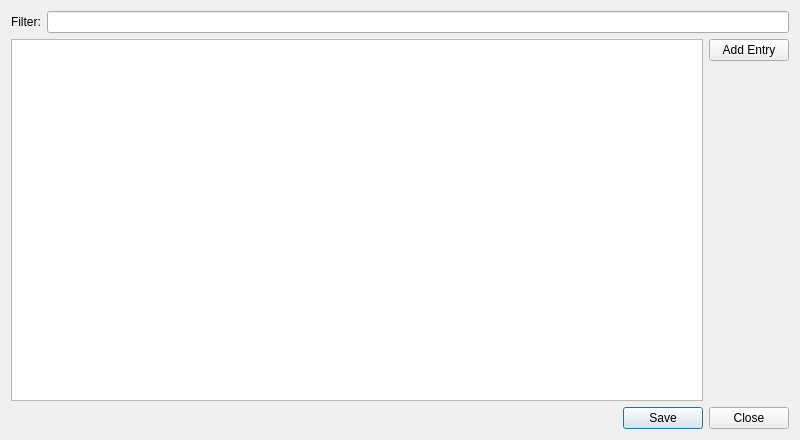
<?xml version="1.0" encoding="UTF-8"?>
<ui version="4.0">
 <class>IndexEditor</class>
 <widget class="QDialog" name="IndexEditor">
  <property name="geometry">
   <rect>
    <x>0</x>
    <y>0</y>
    <width>800</width>
    <height>440</height>
   </rect>
  </property>
  <property name="windowTitle">
   <string>Index Editor</string>
  </property>
  <layout class="QVBoxLayout" name="verticalLayout_2">
   <item>
    <layout class="QHBoxLayout" name="horizontalLayout_5">
     <item>
      <widget class="QLabel" name="label">
       <property name="text">
        <string>Filter:</string>
       </property>
      </widget>
     </item>
     <item>
      <widget class="QLineEdit" name="FilterText">
       <property name="toolTip">
        <string>List only the entries containing the text you enter.</string>
       </property>
      </widget>
     </item>
    </layout>
   </item>
   <item>
    <layout class="QHBoxLayout" name="horizontalLayout_2">
     <item>
      <widget class="IndexEditorTreeView" name="IndexEditorTree">
       <property name="editTriggers">
        <set>QAbstractItemView::DoubleClicked|QAbstractItemView::EditKeyPressed</set>
       </property>
       <property name="uniformRowHeights">
        <bool>true</bool>
       </property>
      </widget>
     </item>
     <item>
      <layout class="QVBoxLayout" name="verticalLayout_3"/>
     </item>
     <item>
      <layout class="QVBoxLayout" name="verticalLayout">
       <item>
        <widget class="QPushButton" name="AddEntry">
         <property name="text">
          <string>Add Entry</string>
         </property>
        </widget>
       </item>
       <item>
        <spacer name="verticalSpacer">
         <property name="orientation">
          <enum>Qt::Vertical</enum>
         </property>
         <property name="sizeHint" stdset="0">
          <size>
           <width>20</width>
           <height>40</height>
          </size>
         </property>
        </spacer>
       </item>
      </layout>
     </item>
    </layout>
   </item>
   <item>
    <layout class="QHBoxLayout" name="horizontalLayout_3">
     <item>
      <widget class="QDialogButtonBox" name="buttonBox">
       <property name="toolTip">
        <string/>
       </property>
       <property name="standardButtons">
        <set>QDialogButtonBox::Close|QDialogButtonBox::Save</set>
       </property>
      </widget>
     </item>
    </layout>
   </item>
  </layout>
 </widget>
 <customwidgets>
  <customwidget>
   <class>IndexEditorTreeView</class>
   <extends>QTreeView</extends>
   <header>MiscEditors/IndexEditorTreeView.h</header>
  </customwidget>
 </customwidgets>
 <resources/>
 <connections/>
</ui>
